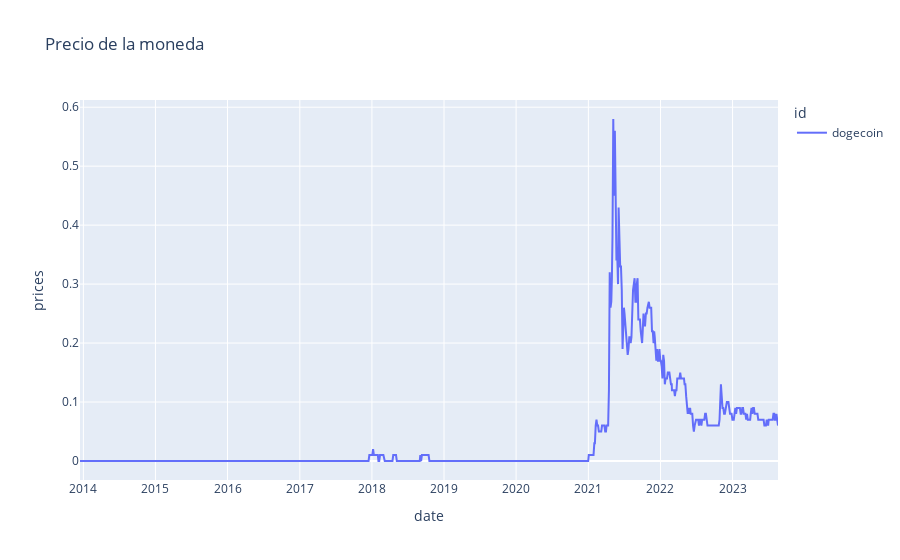

Notebook code for this chart:
### Code cell
fig = px.line(dogecoin_df, x="date", y="prices", color="id",
              title="Precio de la moneda")

fig.show()

### Figure 1 — Plotly figure (JSON) as saved in the notebook; plotly's stock layout.template omitted (floating-point values rounded to 4 significant figures; data arrays with more than 128 entries replaced by an {"elided": "..."} marker saying what was removed)
{"data": [{"hovertemplate": "id=dogecoin<br>date=%{x}<br>prices=%{y}<extra></extra>", "legendgroup": "dogecoin", "line": {"color": "#636efa", "dash": "solid"}, "marker": {"symbol": "circle"}, "mode": "lines", "name": "dogecoin", "orientation": "v", "showlegend": true, "type": "scatter", "x": {"elided": "922 str values"}, "xaxis": "x", "y": {"elided": "922 float values"}, "yaxis": "y"}], "layout": {"legend": {"title": {"text": "id"}, "tracegroupgap": 0}, "title": {"text": "Precio de la moneda"}, "xaxis": {"anchor": "y", "domain": [0, 1], "title": {"text": "date"}}, "yaxis": {"anchor": "x", "domain": [0, 1], "title": {"text": "prices"}}}}
